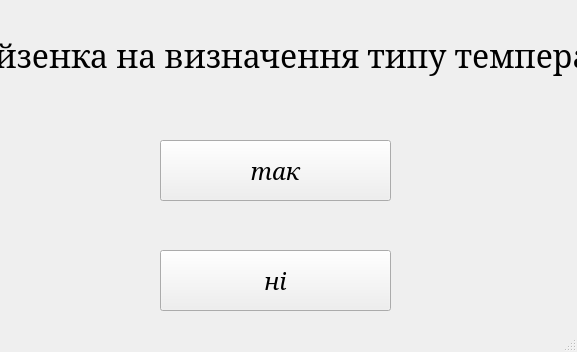
<?xml version="1.0" encoding="UTF-8"?>
<ui version="4.0">
 <class>MainWindow</class>
 <widget class="QMainWindow" name="MainWindow">
  <property name="geometry">
   <rect>
    <x>0</x>
    <y>0</y>
    <width>577</width>
    <height>352</height>
   </rect>
  </property>
  <property name="windowTitle">
   <string>MainWindow</string>
  </property>
  <widget class="QWidget" name="centralwidget">
   <widget class="QLabel" name="label">
    <property name="geometry">
     <rect>
      <x>-110</x>
      <y>0</y>
      <width>811</width>
      <height>111</height>
     </rect>
    </property>
    <property name="font">
     <font>
      <family>Garamond</family>
      <pointsize>24</pointsize>
      <italic>false</italic>
     </font>
    </property>
    <property name="text">
     <string>тест айзенка на визначення типу темпераменту</string>
    </property>
    <property name="alignment">
     <set>Qt::AlignCenter</set>
    </property>
   </widget>
   <widget class="QPushButton" name="yes">
    <property name="geometry">
     <rect>
      <x>160</x>
      <y>140</y>
      <width>231</width>
      <height>61</height>
     </rect>
    </property>
    <property name="font">
     <font>
      <family>Garamond</family>
      <pointsize>18</pointsize>
      <italic>true</italic>
     </font>
    </property>
    <property name="text">
     <string>так</string>
    </property>
   </widget>
   <widget class="QPushButton" name="no">
    <property name="geometry">
     <rect>
      <x>160</x>
      <y>250</y>
      <width>231</width>
      <height>61</height>
     </rect>
    </property>
    <property name="font">
     <font>
      <family>Garamond</family>
      <pointsize>18</pointsize>
      <italic>true</italic>
     </font>
    </property>
    <property name="text">
     <string>ні</string>
    </property>
   </widget>
  </widget>
  <widget class="QStatusBar" name="statusbar"/>
 </widget>
 <resources/>
 <connections/>
</ui>
